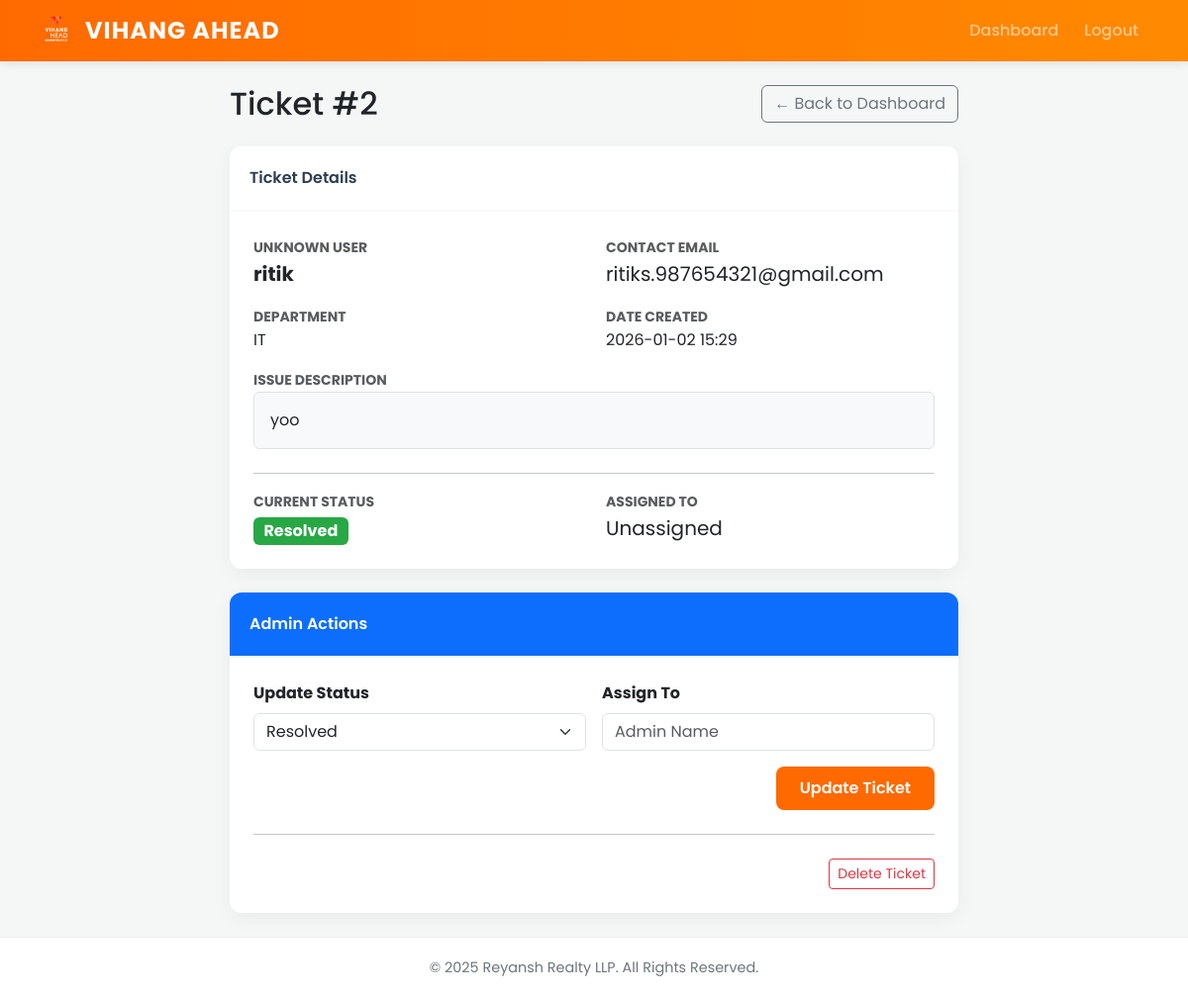
/admin/ticket/2 (signed in), run on the app's committed database.
### app/models.py (models this page shows)
class Ticket(db.Model):
    __tablename__ = "tickets"
    id = db.Column(db.Integer, primary_key=True)
    user_name = db.Column(db.String(150), nullable=False)
    email = db.Column(db.String(120), nullable=False)
    department = db.Column(db.String(100))
    issue = db.Column(db.Text, nullable=False)
    status = db.Column(db.Enum("Pending","In Progress","Resolved", name="ticket_status"), default="Pending", nullable=False)
    created_at = db.Column(db.DateTime, default=datetime.utcnow)
    assigned_to = db.Column(db.String(150), nullable=True)  # admin name who assigned

### app/admin.py (the view)
@admin_bp.route("/ticket/<int:ticket_id>")
@login_required
@admin_only
def ticket_detail(ticket_id):
    t = Ticket.query.get_or_404(ticket_id)
    return render_template("ticket_detail.html", t=t)

### app/admin.py (called while the page is built)
def admin_only(fn):
    from functools import wraps
    from flask import abort
    @wraps(fn)
    def wrapper(*args, **kwargs):
        if not current_user.is_authenticated or current_user.role != "admin":
            abort(403)
        return fn(*args, **kwargs)
    return wrapper

### app/models.py (called while the page is built)
@login_manager.user_loader
def load_user(user_id):
    return User.query.get(int(user_id))

### app/templates/ticket_detail.html (shortened to what this page needs)
{% extends "base.html" %}
{% block content %}
<div class="row justify-content-center">
  <div class="col-md-10 col-lg-8">
    <div class="d-flex justify-content-between align-items-center mb-4">
      <h2 class="mb-0">Ticket #{{ t.id }}</h2>
      <a href="{{ url_for('admin.dashboard') }}" class="btn btn-outline-secondary">
        &larr; Back to Dashboard
      </a>
    </div>
    <div class="card card-custom mb-4">
      <div class="card-header-custom">
        Ticket Details
      </div>
      <div class="card-body p-4">
        <div class="row mb-3">
          <div class="col-md-6">
            <label class="text-muted small fw-bold text-uppercase">Unknown User</label>
            <div class="fs-5 fw-bold">{{ t.user_name }}</div>
          </div>
          <div class="col-md-6">
            <label class="text-muted small fw-bold text-uppercase">Contact Email</label>
            <div class="fs-5">{{ t.email }}</div>
          </div>
        </div>
        <div class="row mb-3">
          <div class="col-md-6">
            <label class="text-muted small fw-bold text-uppercase">Department</label>
            <div>{{ t.department }}</div>
          </div>
          <div class="col-md-6">
            <label class="text-muted small fw-bold text-uppercase">Date Created</label>
            <div>{{ t.created_at.strftime('%Y-%m-%d %H:%M') }}</div>
          </div>
        </div>
        <div class="mb-4">
          <label class="text-muted small fw-bold text-uppercase">Issue Description</label>
          <div class="p-3 bg-light rounded border">
            {{ t.issue }}
          </div>
        </div>
        <hr>
        <div class="row">
          <div class="col-md-6">
            <label class="text-muted small fw-bold text-uppercase">Current Status</label>
            <div class="mt-1">
              {% if t.status == 'Pending' %}
              <span class="badge badge-status-pending fs-6">Pending</span>
              {% elif t.status == 'In Progress' %}
              <span class="badge badge-status-inprogress fs-6">In Progress</span>
              {% elif t.status == 'Resolved' %}
              <span class="badge badge-status-resolved fs-6">Resolved</span>
              {% else %}
              <span class="badge badge-status-closed fs-6">Closed</span>
              {% endif %}
            </div>
          </div>
          <div class="col-md-6">
            <label class="text-muted small fw-bold text-uppercase">Assigned To</label>
            <div class="fs-5">{{ t.assigned_to or "Unassigned" }}</div>
          </div>
        </div>
      </div>
    </div>
    <div class="card card-custom border-primary">
      <div class="card-header-custom bg-primary text-white">
        Admin Actions
      </div>
      <div class="card-body p-4">
        <form method="POST" action="{{ url_for('admin.update_ticket', ticket_id=t.id) }}">
          <div class="row g-3">
            <div class="col-md-6">
              <label class="form-label fw-bold">Update Status</label>
              <select name="status" class="form-select">
                <option value="Resolved" {% if t.status=='Resolved' %}selected{% endif %}>Resolved</option>
              </select>
            </div>
            <div class="col-md-6">
              <label class="form-label fw-bold">Assign To</label>
              <input name="assigned_to" class="form-control" placeholder="Admin Name" value="{{ t.assigned_to or '' }}">
            </div>
            <div class="col-12 text-end mt-3">
              <button class="btn btn-primary-custom px-4">Update Ticket</button>
            </div>
          </div>
        </form>
        <hr class="my-4">
        <div class="text-end">
          <form method="POST" action="{{ url_for('admin.delete_ticket', ticket_id=t.id) }}"
            onsubmit="return confirm('Are you sure you want to delete this ticket?');">
            <button class="btn btn-sm btn-outline-danger">Delete Ticket</button>
          </form>
        </div>
      </div>
    </div>
  </div>
</div>
{% endblock %}

### app/static/css/style.css (style rules this page uses)
:root { --primary: #ff6a00; --primary-dark: #e65c00; --secondary: #2c3e50; --light: #f8f9fa; --dark: #212529; --text-muted: #6c757d; }
body { font-family: 'Poppins', sans-serif; background-color: #f4f7f6; min-height: 100vh; display: flex; flex-direction: column; }
.card-custom { border: none; border-radius: 12px; box-shadow: 0 5px 20px rgba(0,0,0,0.05); background: white; overflow: hidden; transition: transform 0.2s; }
.card-header-custom { background-color: white; border-bottom: 2px solid var(--light); padding: 20px; font-weight: 600; color: var(--secondary); }
.btn-primary-custom { background-color: var(--primary); border: none; padding: 10px 25px; border-radius: 8px; font-weight: 600; color: white; transition: all 0.3s; }
.badge-status-resolved { background-color: #28a745; }

### data on the page
Ticket: id "2", user_name "ritik", email "ritiks.987654321@gmail.com", department "IT", created_at "2026-01-02 15:29", issue "yoo", assigned_to "Unassigned", status "Resolved"
